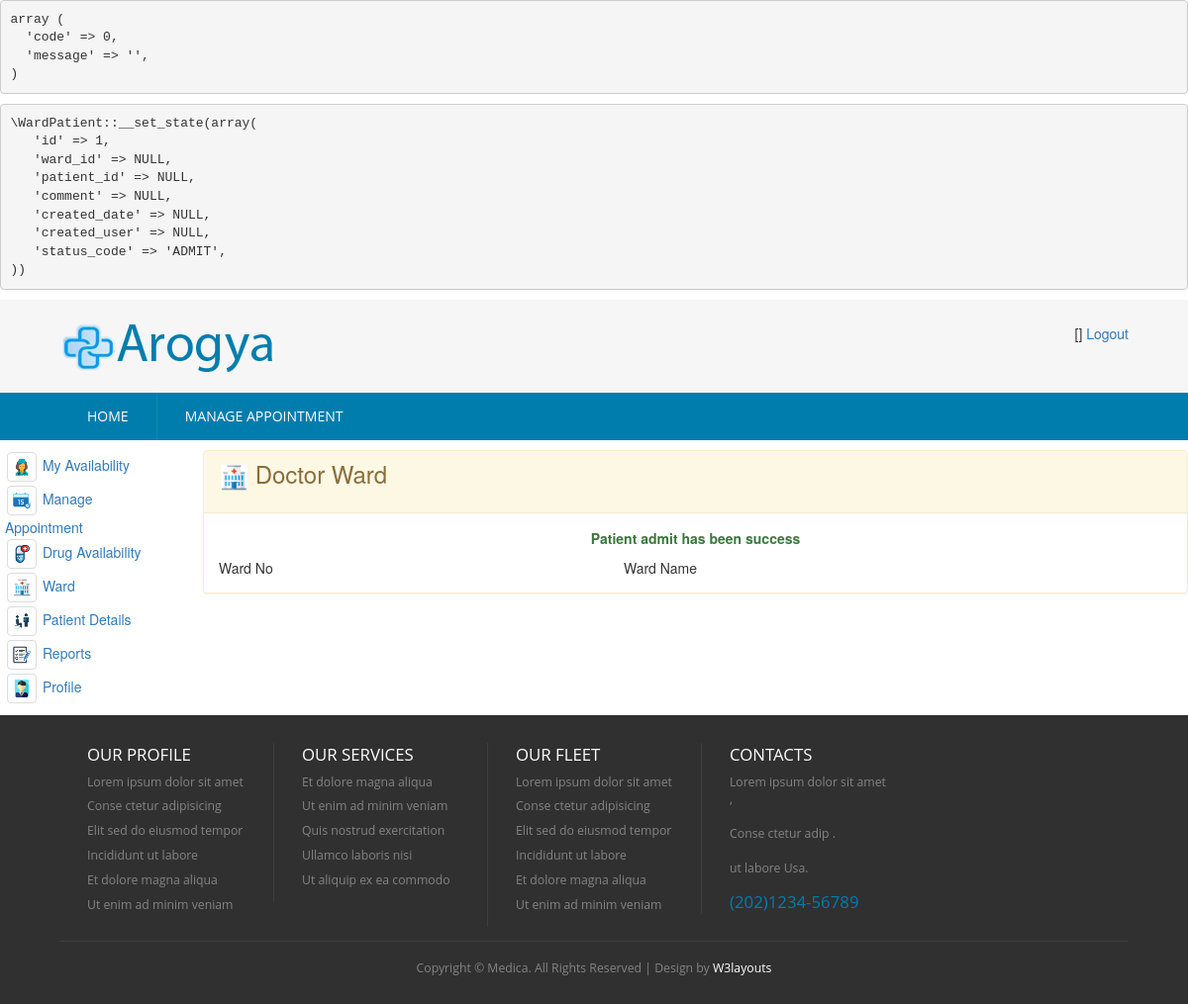
Before: /index.php/doctor_controller/admitPatient with the older database file.
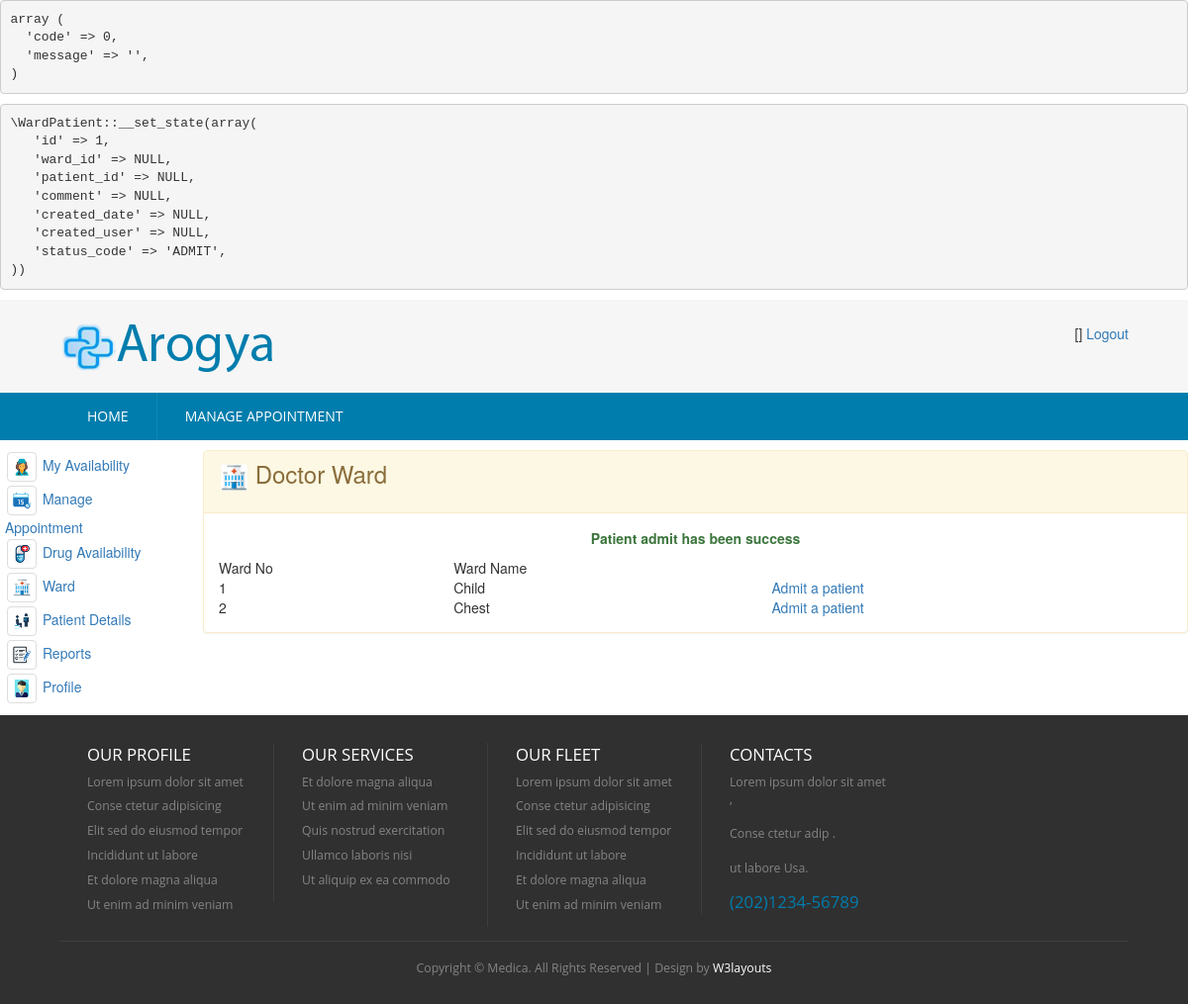
After: the same page with the newer database file.
### tables this page shows
CREATE TABLE `hms_ward` (
  `ward_no` int(5) NOT NULL,
  `ward_name` varchar(50) DEFAULT NULL,
  `doctor_incharge` int(5) DEFAULT NULL,
  PRIMARY KEY (`ward_no`)
);

### application/controllers/Doctor_Controller.php (called while the page is built, shortened)
<?php
class Doctor_Controller extends CI_Controller {
    public function admitPatient() {
        $this->load->model(array('Ward', 'Patient', 'WardPatient'));
        $ward = new Ward();
        $doctor_id = $this->session->userdata('userbean')->id;
        $db_error = $this->db->error();
        if (!empty($db_error)) {
            if ($db_error['code'] == 0) {
                $data['msg'] = '<p class="text-success">Patient admit has been success</p>';
            } else {
                $data['msg'] = '<p class="text-error"> Invalid or duplicate entry found </p>';
            }
        }
        $wardList = $ward->getDoctorWards($doctor_id);
        $data['wardList'] = $wardList;
        $this->load->view('doctor/doctor-ward', $data);
    }
}

### index.php (called while the page is built, shortened)
<?php
require_once BASEPATH.'core/CodeIgniter.php';

### application/models/Ward.php (called while the page is built, shortened)
<?php
class Ward extends MY_Model {
    public function getDoctorWards($doctor_id) {
       $this->db->select('hms_ward.*');
        $this->db->from('hms_ward');
        $where = " doctor_incharge = '" . $doctor_id . "'";
        $this->db->where($where);
        $query = $this->db->get();
        if ($query->num_rows() > 0) {
            return $query->result();
        } else {
            return FALSE;
        }
    }
}

### application/views/doctor/doctor-ward.php (the view, shortened to what the changed rows need)
<!DOCTYPE HTML>
<html>
    <head>
        <link href="<?php echo base_url('css/style.css'); ?>" rel="stylesheet" type="text/css"  media="all" />
        <link href="<?php echo base_url('css/bootstrap.css'); ?>" rel="stylesheet" type="text/css"/>
        <link rel="stylesheet" href="<?php echo base_url('css/responsiveslides.css') ?>">
    </head>
    <body>
        <div class="content">
            <div class="row">
                <div class="col-md-10">
                    <div class="panel panel-warning">
                        <div class="panel-body">
                    <table id="example" class="display" cellspacing="0" width="100%">
                        <thead>
                            <tr>
                                <th>Ward No</th>
                                <th>Ward Name</th>
                            </tr>
                        </thead>
                        <tbody>
                            <?php
                            if ($wardList != null)
                                foreach ($wardList as $value) {
                                    ?>
                                    <tr>
                                        <td><?= $value->ward_no ?></td>
                                        <td><?= $value->ward_name ?></td>
                                        <td><a href="<?= base_url('Doctor_Controller/loadAdmitPatient/'.$value->ward_no)?>">Admit a patient</a></td>
                                    </tr>
                                    <?php
                                }
                            ?>
                        </tbody>
                    </table>
                    <link href="<?php echo base_url('css/jquery.dataTables.min.css'); ?>" rel="stylesheet" type="text/css"/>
                        </div>
                    </div>
                </div>
            </div>
        </div>
    </body>
</html>

Changed rows visible on the page:
now on this page (row edited): hms_ward: ward_no "1", ward_name "Child"
added hms_ward: ward_no "2", ward_name "Chest"
